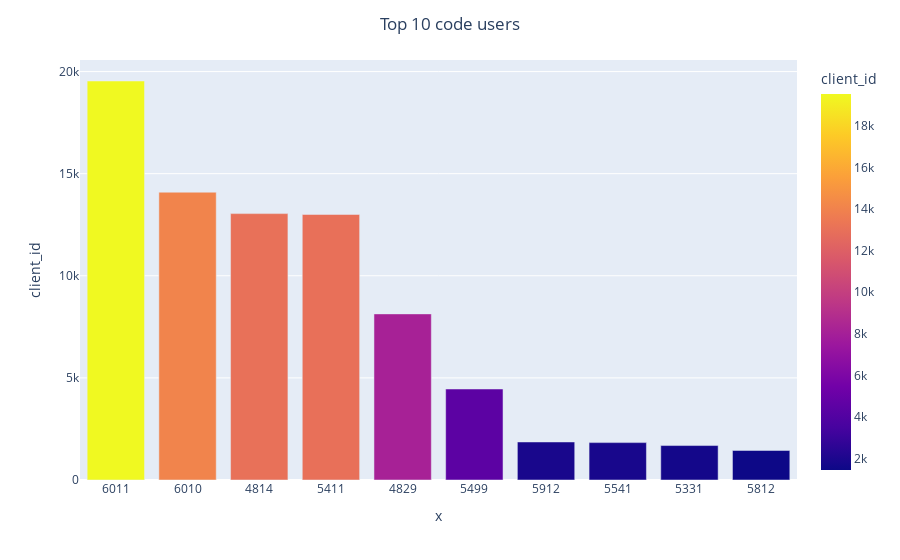

Here is the notebook cell this chart was saved with:
### Code cell
import matplotlib.pyplot as plt
import plotly.express as px
# fig = plt.figure()
# ax = fig.add_axes([0,0,1,1])
# ax.bar(x,y)
# plt.show()
fig = px.bar(total_code, x=x, y=y,color='client_id')
fig.update_layout(title="Top 10 code users",title_x=0.5)
fig.show()

### Figure 1 — Plotly figure (JSON) as saved in the notebook; plotly's stock layout.template omitted (floating-point values rounded to 4 significant figures)
{"data": [{"alignmentgroup": "True", "hovertemplate": "x=%{x}<br>client_id=%{marker.color}<extra></extra>", "legendgroup": "", "marker": {"color": [19538, 14093, 13044, 13003, 8134, 4456, 1862, 1831, 1687, 1448], "coloraxis": "coloraxis"}, "name": "", "offsetgroup": "", "orientation": "v", "showlegend": false, "textposition": "auto", "type": "bar", "x": ["6011", "6010", "4814", "5411", "4829", "5499", "5912", "5541", "5331", "5812"], "xaxis": "x", "y": [19538, 14093, 13044, 13003, 8134, 4456, 1862, 1831, 1687, 1448], "yaxis": "y"}], "layout": {"barmode": "relative", "coloraxis": {"colorbar": {"title": {"text": "client_id"}}, "colorscale": [[0, "#0d0887"], [0.1111, "#46039f"], [0.2222, "#7201a8"], [0.3333, "#9c179e"], [0.4444, "#bd3786"], [0.5556, "#d8576b"], [0.6667, "#ed7953"], [0.7778, "#fb9f3a"], [0.8889, "#fdca26"], [1, "#f0f921"]]}, "legend": {"tracegroupgap": 0}, "margin": {"t": 60}, "title": {"text": "Top 10 code users", "x": 0.5}, "xaxis": {"anchor": "y", "domain": [0, 1], "title": {"text": "x"}}, "yaxis": {"anchor": "x", "domain": [0, 1], "title": {"text": "client_id"}}}}
